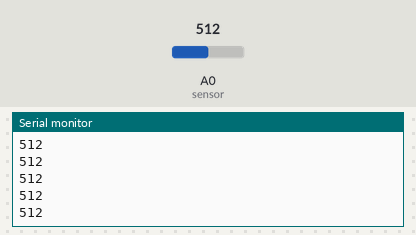
This sketch was run on a simulated Arduino Uno, built with avr-gcc and run on an emulated ATmega328P. Shown: the last lines printed to the serial monitor. The test bench sets the inputs (shaded band); at power-on: A0 (sensor) = 512.

Above: at 1.2 s.
1.3 s: A0 (sensor) set to 716
At 1.56 s:
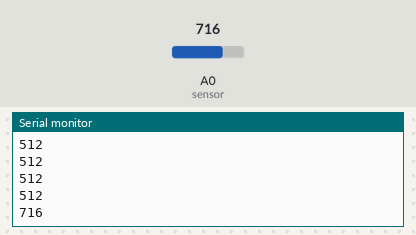
2.8 s: A0 (sensor) set to 900
At 2.96 s:
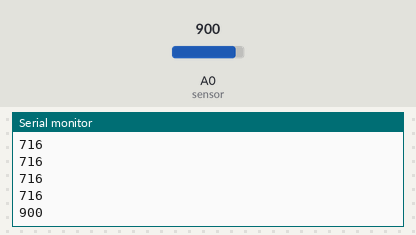
Timing chart, 0 to 5.8 s (numbered marks = the images above; inputs shaded):
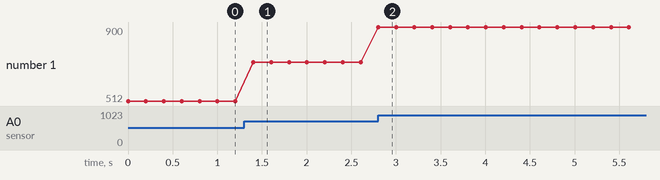

Measured:
- after the input at 1.3 s, the serial monitor: prints a new line after 0.10 s (image 1)
- after the input at 2.8 s, the serial monitor: prints a new line at once (image 2)
- plotted number 1: 512 → 716 after the input at 1.3 s, 716 → 900 after the input at 2.8 s

The sketch:

alarm.ino
```cpp
#define sensor A0


void setup ()
{
  Serial.begin(9600);
  pinMode (sensor, INPUT) ;
}

void loop (){
  Serial.println(analogRead(A0));
  delay(200);
}
```
